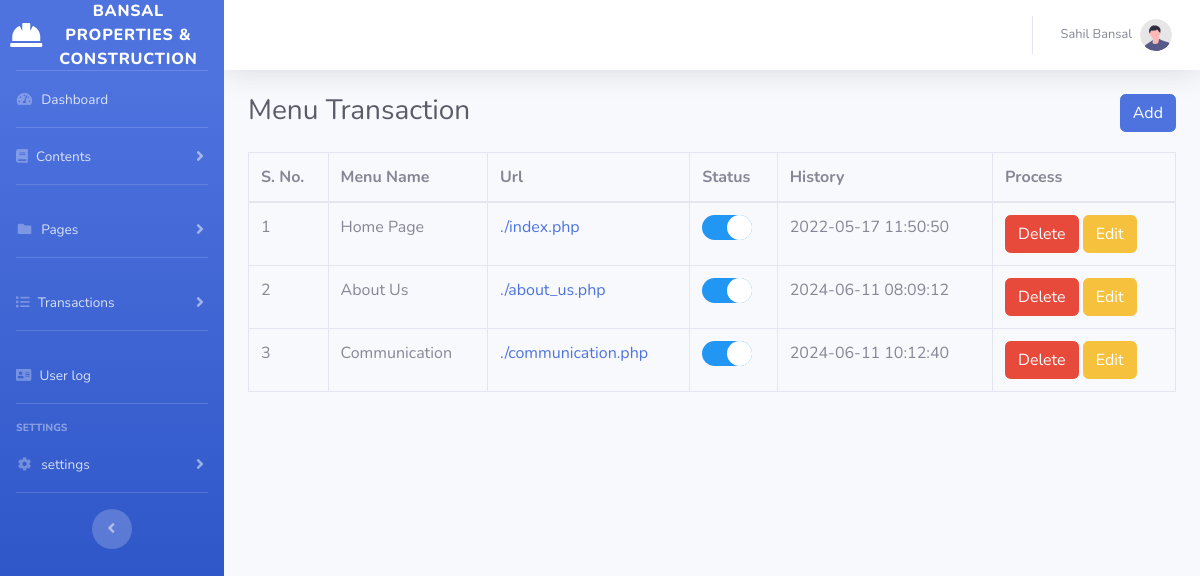
Page /admin/menu-islem.php (signed in) on the committed database.
### tables this page shows
CREATE TABLE `menus` (
  `id` int(11) NOT NULL,
  `ad` varchar(255) NOT NULL,
  `url` varchar(255) NOT NULL,
  `status` tinyint(1) NOT NULL DEFAULT 1,
  `order` int(11) NOT NULL,
  `history` timestamp NOT NULL DEFAULT current_timestamp() ON UPDATE current_timestamp()
);

### admin/menu-islem.php (the view, shortened to what this page needs)
<?php
require ("connection.php");
$query = $pdo->query("SELECT * FROM admin")->fetch();
?>
<!DOCTYPE html>
<html lang="en-gb">
<head>
    <link href="vendor/fontawesome-free/css/all.min.css" rel="stylesheet" type="text/css">
    <link href="css/sb-admin-2.min.css" rel="stylesheet">
    <link rel="stylesheet" href="https://cdn.jsdelivr.net/npm/@fancyapps/ui@4.0/dist/fancybox.css">
</head>
<body id="page-top">
<div id="wrapper">
    <?php
    include "templates/nav.php"
    ?>
    <div id="content-wrapper" class="d-flex flex-column">
        <div id="content">
            <nav class="navbar navbar-expand navbar-light bg-white topbar mb-4 static-top shadow">
                <ul class="navbar-nav ml-auto">
                    <li class="nav-item dropdown no-arrow">
                        <a class="nav-link dropdown-toggle" href="#" id="userDropdown" role="button"
                           data-toggle="dropdown" aria-haspopup="true" aria-expanded="false">
                            <span class="mr-2 d-none d-lg-inline text-gray-600 small"><?php echo $query["first_name"]." ". $query["last_name"] ?></span>
                            <img class="img-profile rounded-circle"
                                 src="img/undraw_profile.svg">
                        </a>
                    </li>
                </ul>
            </nav>
            <div class="container-fluid">
                <div class="d-flex justify-content-between align-items-start">
                    <h1 class="h3 mb-4 text-gray-800">Menu Transaction</h1>
                    <button class="btn btn-primary"  data-toggle="modal" data-target="#add">Add</button>
                </div>
                <div>
                    <?php
                    $query = $pdo->query("SELECT * FROM menus ORDER BY `order` ASC");
                    $data=$query->fetchAll();
                    $say=1;
                    ?>
                    <table class="table table-bordered">
                        <thead>
                        <tr>
                            <th scope="col">S. No.</th>
                            <th scope="col">Menu Name</th>
                            <th scope="col">Url</th>
                            <th scope="col">Status</th>
                            <th scope="col">History</th>
                            <th scope="col">Process</th>
                        </tr>
                        </thead>
                        <tbody id="sortable">
                        <?php foreach ($data as $menu): ?>
                            <tr id="<?= $menu["id"] ?>">
                                <td><?php echo $say++?></td>
                                <td class="islem_ad"><?php echo $menu["ad"]; ?></td>
                                <td>
                                    <a target="_blank" class="islem_link" href="<?php echo $menu["url"]; ?>"><?php echo $menu["url"]; ?></a>
                                </td>
                                <td>
                                    <label class="switch">
                                        <span class="slider"></span>
                                    </label>
                                </td>
                                <td><?php echo $menu["history"]; ?></td>
                                <td>
                                    <a href="<?php echo "ajax/menu_sil.php?id=".$menu["id"]; ?>" class="btn btn-danger">Delete</a>
                                    <button href="#"  data-toggle="modal" data-target="#düzenle" class="btn btn-warning duzenle">Edit</button>
                                </td>
                            </tr>
                        <?php endforeach; ?>
                        </tbody>
                    </table>
                </div>
            </div>
        </div>
    </div>
</div>
</body>
</html>

### admin/menu-islem.php (style rules this page uses)
.switch { position: relative; display: inline-block; width: 50px; height: 25px; }
.slider { position: absolute; cursor: pointer; top: 0; left: 0; right: 0; bottom: 0; background-color: #ccc; -webkit-transition: .4s; transition: .4s; border-radius: 99999px; }
.slider:before { position: absolute; content: ""; height: 25px; width: 25px; left: 0px; bottom: 0px; border-radius: 100%; background-color: white; -webkit-transition: .4s; transition: .4s; }
input:checked + .slider { background-color: #2196F3; }
input:checked + .slider:before { -webkit-transform: translateX(25px); -ms-transform: translateX(25px); transform: translateX(25px); }

### rows in the picture
menus: ad "Home Page", url "./index.php", history "2022-05-17 11:50:50"
menus: ad "About Us", url "./about_us.php", history "2024-06-11 08:09:12"
menus: ad "Communication", url "./communication.php", history "2024-06-11 10:12:40"

### other values in the picture
$query["first_name"] "Sahil"
$query["last_name"] "Bansal"
